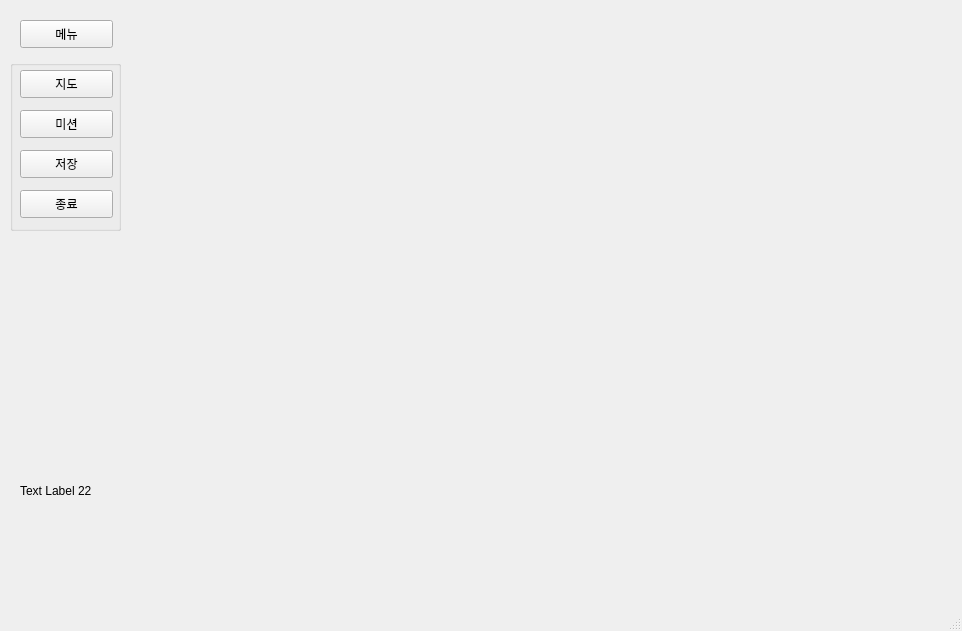
<?xml version="1.0" encoding="UTF-8"?>
<ui version="4.0">
 <class>MainWindow</class>
 <widget class="QMainWindow" name="MainWindow">
  <property name="geometry">
   <rect>
    <x>0</x>
    <y>0</y>
    <width>962</width>
    <height>631</height>
   </rect>
  </property>
  <property name="windowTitle">
   <string>MainWindow</string>
  </property>
  <widget class="QWidget" name="centralwidget">
   <widget class="QLabel" name="chat">
    <property name="geometry">
     <rect>
      <x>20</x>
      <y>410</y>
      <width>921</width>
      <height>161</height>
     </rect>
    </property>
    <property name="text">
     <string>Text Label 22</string>
    </property>
   </widget>
   <widget class="QPushButton" name="menu">
    <property name="geometry">
     <rect>
      <x>20</x>
      <y>20</y>
      <width>93</width>
      <height>28</height>
     </rect>
    </property>
    <property name="text">
     <string>메뉴</string>
    </property>
   </widget>
   <widget class="QGroupBox" name="menuBox">
    <property name="geometry">
     <rect>
      <x>10</x>
      <y>60</y>
      <width>111</width>
      <height>171</height>
     </rect>
    </property>
    <property name="title">
     <string/>
    </property>
    <widget class="QPushButton" name="map">
     <property name="geometry">
      <rect>
       <x>10</x>
       <y>10</y>
       <width>93</width>
       <height>28</height>
      </rect>
     </property>
     <property name="text">
      <string>지도</string>
     </property>
    </widget>
    <widget class="QPushButton" name="mission">
     <property name="geometry">
      <rect>
       <x>10</x>
       <y>50</y>
       <width>93</width>
       <height>28</height>
      </rect>
     </property>
     <property name="text">
      <string>미션</string>
     </property>
    </widget>
    <widget class="QPushButton" name="save">
     <property name="geometry">
      <rect>
       <x>10</x>
       <y>90</y>
       <width>93</width>
       <height>28</height>
      </rect>
     </property>
     <property name="text">
      <string>저장</string>
     </property>
    </widget>
    <widget class="QPushButton" name="exit">
     <property name="geometry">
      <rect>
       <x>10</x>
       <y>130</y>
       <width>93</width>
       <height>28</height>
      </rect>
     </property>
     <property name="text">
      <string>종료</string>
     </property>
    </widget>
   </widget>
  </widget>
  <widget class="QMenuBar" name="menubar">
   <property name="geometry">
    <rect>
     <x>0</x>
     <y>0</y>
     <width>962</width>
     <height>26</height>
    </rect>
   </property>
  </widget>
  <widget class="QStatusBar" name="statusbar"/>
 </widget>
 <resources/>
 <connections/>
</ui>
